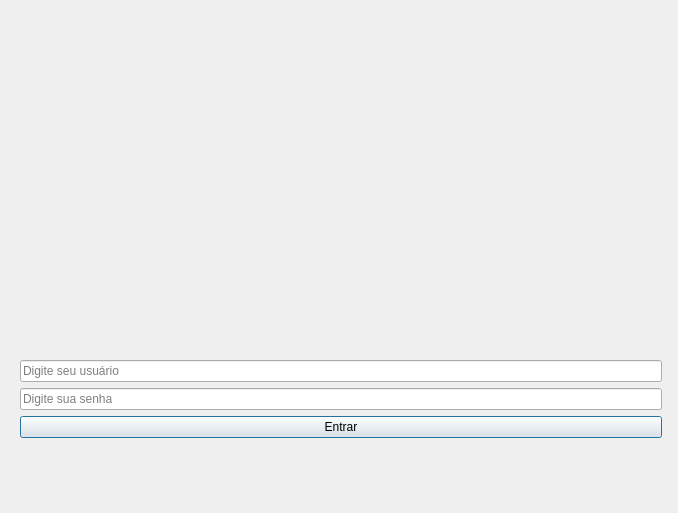
<?xml version="1.0" encoding="UTF-8"?>
<ui version="4.0">
 <class>Login</class>
 <widget class="QDialog" name="Login">
  <property name="geometry">
   <rect>
    <x>0</x>
    <y>0</y>
    <width>678</width>
    <height>513</height>
   </rect>
  </property>
  <property name="windowTitle">
   <string>Login</string>
  </property>
  <widget class="QWidget" name="layoutWidget">
   <property name="geometry">
    <rect>
     <x>20</x>
     <y>30</y>
     <width>642</width>
     <height>408</height>
    </rect>
   </property>
   <layout class="QGridLayout" name="gridLayout">
    <item row="0" column="0">
     <widget class="QLabel" name="alogo">
      <property name="pixmap">
       <pixmap>../images/teste.PNG</pixmap>
      </property>
     </widget>
    </item>
    <item row="1" column="0" colspan="2">
     <widget class="QLineEdit" name="lineEdit_user">
      <property name="placeholderText">
       <string>Digite seu usuário</string>
      </property>
     </widget>
    </item>
    <item row="2" column="0" colspan="2">
     <widget class="QLineEdit" name="lineEdit_password">
      <property name="echoMode">
       <enum>QLineEdit::EchoMode::Password</enum>
      </property>
      <property name="placeholderText">
       <string>Digite sua senha</string>
      </property>
     </widget>
    </item>
    <item row="3" column="0" colspan="2">
     <widget class="QPushButton" name="btn_login">
      <property name="text">
       <string>Entrar</string>
      </property>
     </widget>
    </item>
   </layout>
  </widget>
 </widget>
 <resources/>
 <connections/>
</ui>
